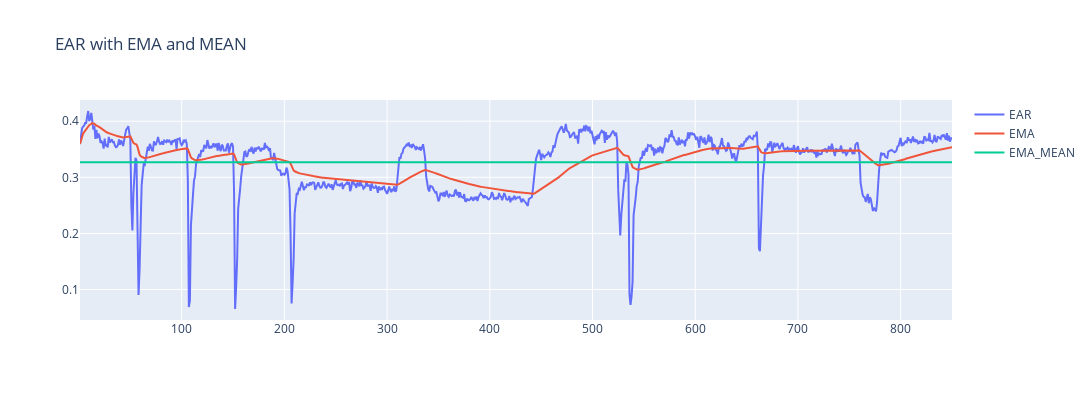

The notebook cell this image was saved under:
### Code cell
from plotly.subplots import make_subplots
import plotly.graph_objects as go


fig = make_subplots(rows=1, cols=1
)

fig.append_trace(
    go.Scatter(x = df["FN"], y = df["EAR"],  name = "EAR", mode = "lines"),
    row=1, col=1
)
fig.append_trace(
    go.Scatter(x = df["FN"], y = df["EMA"],  name = "EMA", mode = "lines"),
    row=1, col=1
)
fig.append_trace(
    go.Scatter(x = df["FN"], y = df["EMA_MEAN"],  name = "EMA_MEAN", mode = "lines"),
    row=1, col=1
)

fig.update_layout(height=400, width=1550, title_text="EAR with EMA and MEAN")
fig.show()

### Figure 1 — Plotly figure (JSON) as saved in the notebook; plotly's stock layout.template omitted (floating-point values rounded to 4 significant figures; data arrays with more than 128 entries replaced by an {"elided": "..."} marker saying what was removed)
{"data": [{"mode": "lines", "name": "EAR", "type": "scatter", "x": {"elided": "850 int values"}, "xaxis": "x", "y": {"elided": "850 float values"}, "yaxis": "y"}, {"mode": "lines", "name": "EMA", "type": "scatter", "x": {"elided": "850 int values"}, "xaxis": "x", "y": {"elided": "850 float values"}, "yaxis": "y"}, {"mode": "lines", "name": "EMA_MEAN", "type": "scatter", "x": {"elided": "850 int values"}, "xaxis": "x", "y": {"elided": "850 float values"}, "yaxis": "y"}], "layout": {"height": 400, "title": {"text": "EAR with EMA and MEAN"}, "width": 1550, "xaxis": {"anchor": "y", "domain": [0, 1]}, "yaxis": {"anchor": "x", "domain": [0, 1]}}}
